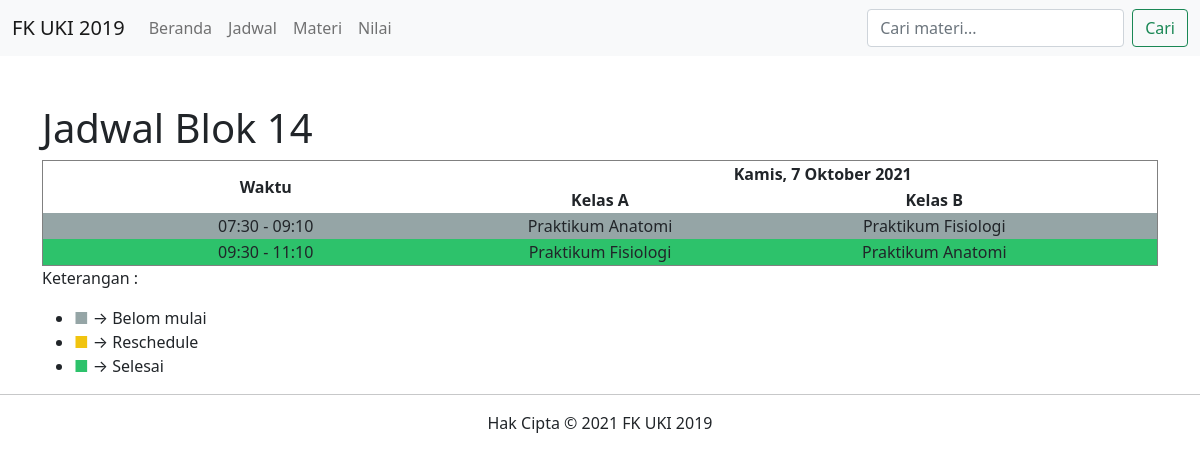
The page /jadwal/ (signed in) on the database its author committed.
### fkuki2019/models.py (models this page shows, shortened)
class Jadwal(models.Model):
    title = models.CharField(max_length=255, default='')
    content = HTMLField(default='')

### fkuki2019/views.py (the view)
# urls.py: path('jadwal/', fkuki2019_views.jadwal, name='jadwal'),
@login_required(login_url='/akun/login/')
def jadwal(request):
    jadwals = Jadwal.objects.all()
    return render(request, 'fkuki2019/jadwal.html', {'jadwals': jadwals})

### fkuki2019/templates/fkuki2019/jadwal.html (shortened to what this page needs)
{% extends 'main/base.html' %}
{% block content %}
<div class="container mt-5">
    {% for jadwal in jadwals %}
    <h1>{{ jadwal.title }}</h1>
    <article>
        {{ jadwal.content | safe}}
    </article>
    {% endfor %}
</div>
{% endblock %}

### rows shown on the page
Jadwal: title "Jadwal Blok 14", content "Waktu Kamis, 7 Oktober 2021 Kelas A Kelas B 07:30 - 09:10 Praktikum Anatomi Praktikum Fisiologi 09:30 - 11:10 Praktikum Fisiologi Praktikum Anatomi Keterangan : ■ → Belom mulai ■ → Reschedule ■ → Selesai"
